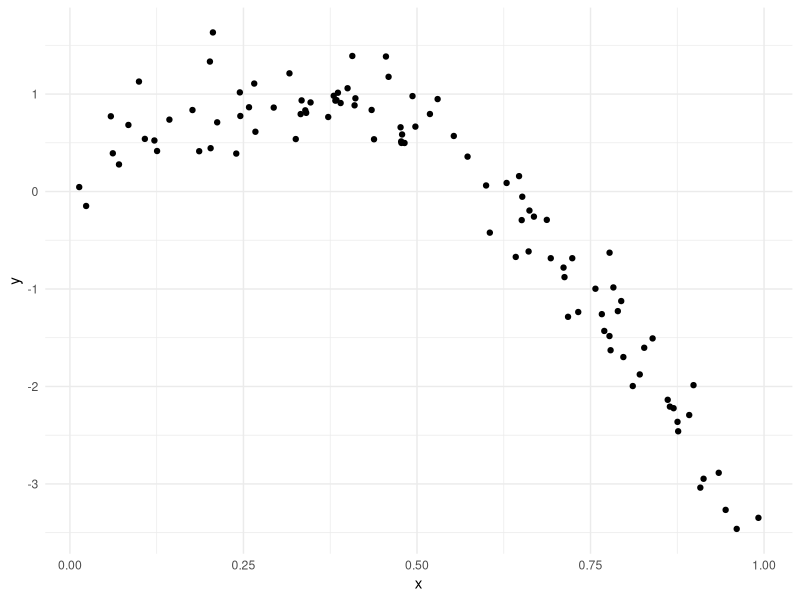
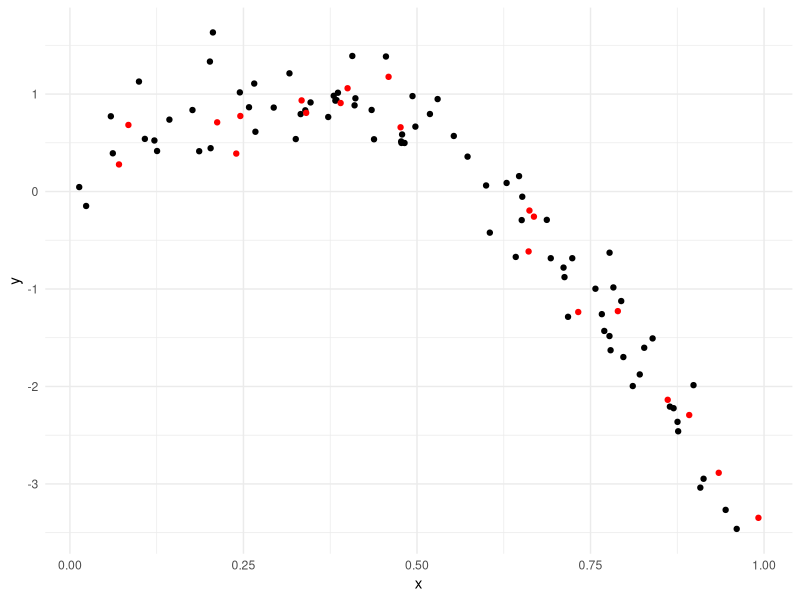
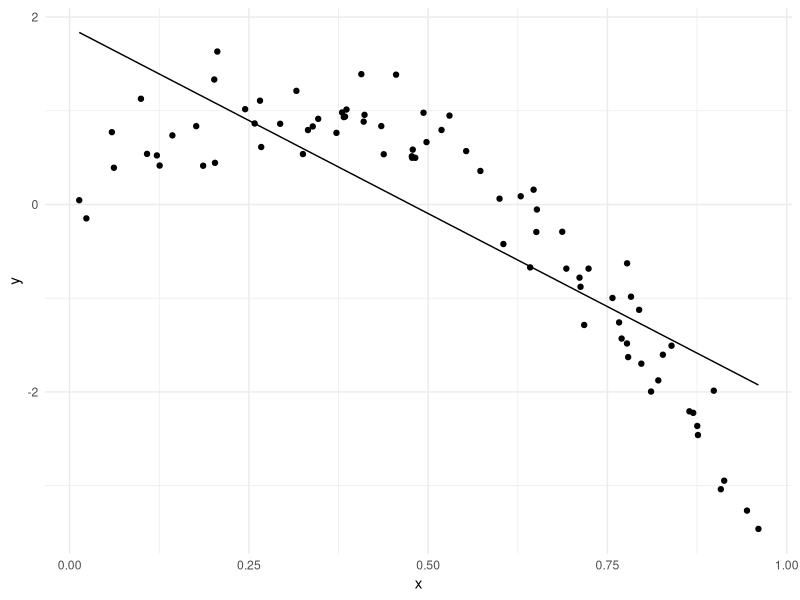
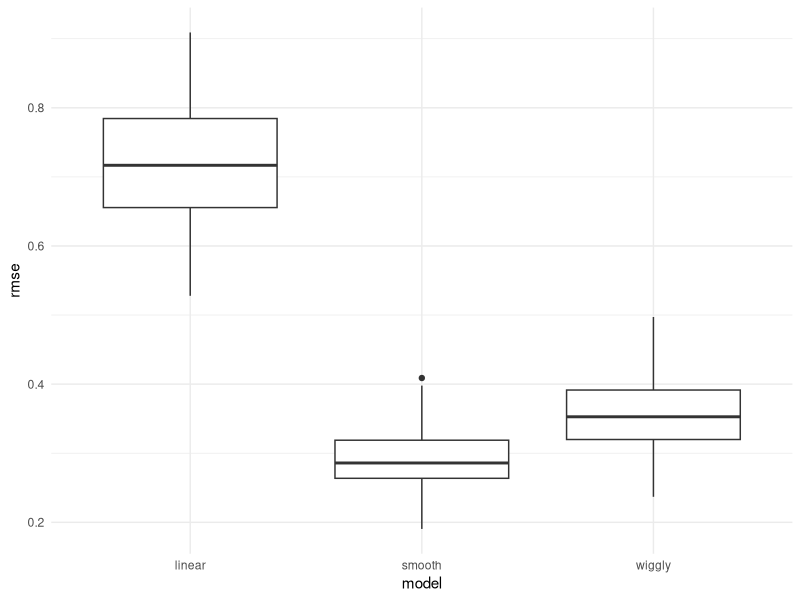

Recreate these plots in R, in order.
## ---- chunk 1
library(tidyverse)
library(viridis)

library(modelr)
library(mgcv)

knitr::opts_chunk$set(
  fig.width = 6,
  fig.asp = .6,
  out.width = "90%",
  message = FALSE,
  warning = FALSE
)

theme_set(theme_minimal() + theme(legend.position = "bottom"))

options(
  ggplot2.continuous.colour = "viridis",
  ggplot2.continuous.fill = "viridis"
)

scale_colour_discrete = scale_colour_viridis_d
scale_fill_discrete = scale_fill_viridis_d
## ---- chunk 2
set.seed(1)

nonlin_df <-  
  tibble(
    id = 1:100,
    x = runif(100, 0, 1),
    y = 1 - 10 * (x - .3) ^ 2 + rnorm(100, 0, .3)
  )

nonlin_df %>% 
  ggplot(aes(x = x, y = y)) + 
  geom_point()
## ---- chunk 3
train_df <- sample_n(nonlin_df, 80)
test_df <- anti_join(nonlin_df, train_df, by = "id")

ggplot(train_df, aes(x = x, y = y)) + 
  geom_point() + 
  geom_point(data = test_df, color = "red")
## ---- chunk 4
linear_mod <- lm(y ~ x, data = train_df)
smooth_mod <- mgcv::gam(y ~ s(x), data = train_df)
wiggly_mod <- mgcv::gam(y ~ s(x, k = 30), sp = 10e-6, data = train_df)
## ---- chunk 5
train_df %>% 
  add_predictions(linear_mod) %>% 
  ggplot(aes(x = x, y = y)) + 
  geom_point() + 
  geom_line(aes(y = pred))
## ---- chunk 6
rmse(linear_mod, test_df)
rmse(smooth_mod, test_df)
rmse(wiggly_mod, test_df)
## ---- chunk 7
cv_df <- 
  crossv_mc(nonlin_df, 100) %>% 
  mutate(
    train = map(train, as_tibble),
    test = map(test, as_tibble)
  )
## ---- chunk 8
cv_df <-   
  cv_df %>% 
  mutate(
    linear_mod = map(.x = train, ~lm(y ~ x, data = .x)),
    smooth_mod = map(.x = train, ~gam(y ~ s(x), data = .x)),
    wiggly_mod = map(.x = train, ~gam(y ~ s(x, k = 30), sp = 10e-6, data = .x))
  ) %>% 
  mutate(
    rmse_linear = map2_dbl(.x = linear_mod, .y = test, ~rmse(model = .x, data = .y)),
    rmse_smooth = map2_dbl(.x = smooth_mod, .y = test, ~rmse(model = .x, data = .y)),
    rmse_wiggly = map2_dbl(.x = wiggly_mod, .y = test, ~rmse(model = .x, data = .y))
  )
## ---- chunk 9
cv_df %>% 
  select(.id, starts_with("rmse")) %>% 
  pivot_longer(
    rmse_linear:rmse_wiggly,
    names_to = "model",
    values_to = "rmse",
    names_prefix = "rmse_"
  ) %>% 
  ggplot(aes(x = model, y = rmse)) + 
  geom_boxplot()
